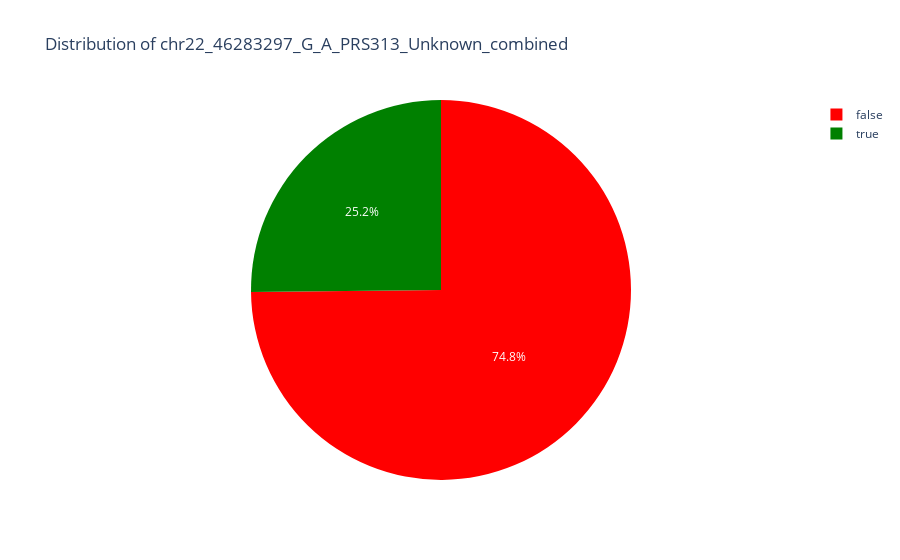
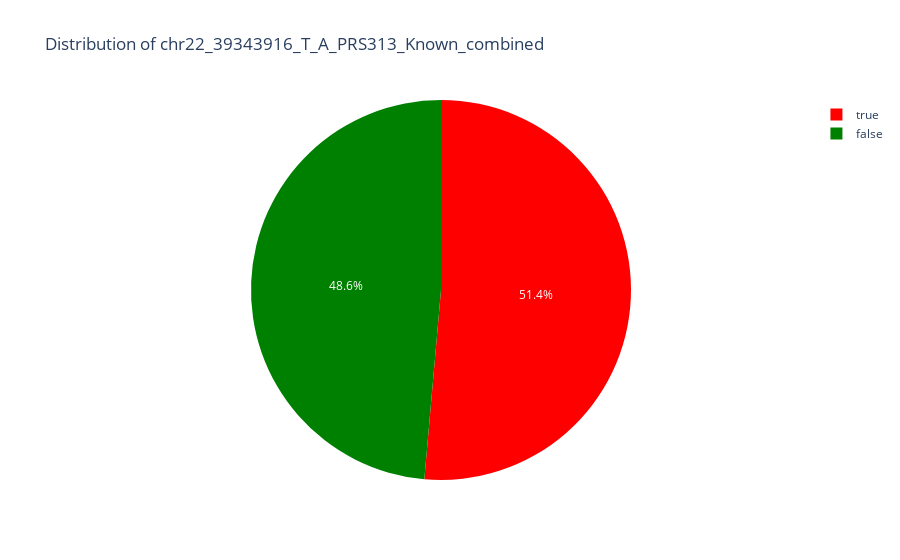
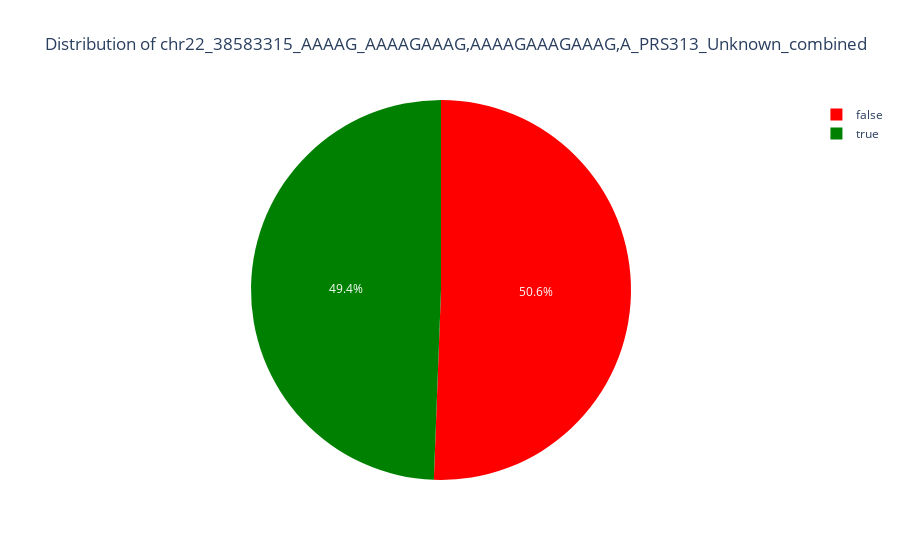
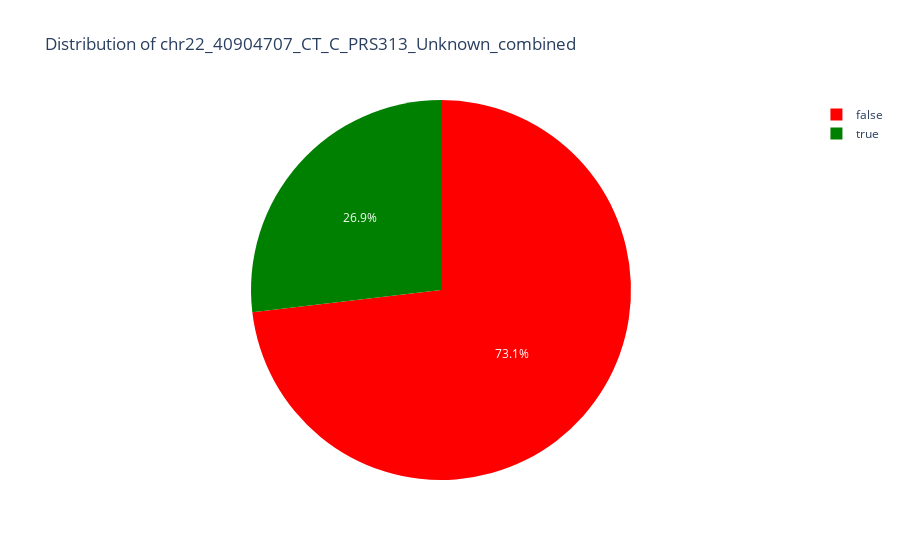

Notebook cell for these charts, in order:
### Code cell
import pandas as pd
import plotly.express as px

# Assuming your modified dataframe is named 'df_phased'
# Melt the dataframe to convert it into a long format
melted_df = pd.melt(df_phased)

# Create an interactive pie chart for each column to visualize the distribution of allele dosages
for column in df_phased.columns:
    # Count the occurrences of each allele dosage value
    value_counts = melted_df[melted_df['variable'] == column]['value'].value_counts()
    
    # Create a dataframe for the pie chart
    pie_data = pd.DataFrame({'Allele Dosage': value_counts.index, 'Count': value_counts.values})
    
    # Create the interactive pie chart with consistent colors
    fig = px.pie(pie_data, values='Count', names='Allele Dosage', title=f'Distribution of {column}',
                 color='Allele Dosage', color_discrete_sequence=['red', 'green'])
    
    # Display the pie chart
    fig.show()

### Figure 1 — Plotly figure (JSON) as saved in the notebook; plotly's stock layout.template omitted (floating-point values rounded to 4 significant figures)
{"data": [{"customdata": [[false], [true]], "domain": {"x": [0, 1], "y": [0, 1]}, "hovertemplate": "Allele Dosage=%{customdata[0]}<br>Count=%{value}<extra></extra>", "labels": [false, true], "legendgroup": "", "marker": {"colors": ["red", "green"]}, "name": "", "showlegend": true, "type": "pie", "values": [1874, 630]}], "layout": {"legend": {"tracegroupgap": 0}, "piecolorway": ["red", "green"], "title": {"text": "Distribution of chr22_46283297_G_A_PRS313_Unknown_combined"}}}

### Figure 2 — Plotly figure (JSON) as saved in the notebook; plotly's stock layout.template omitted (floating-point values rounded to 4 significant figures)
{"data": [{"customdata": [[true], [false]], "domain": {"x": [0, 1], "y": [0, 1]}, "hovertemplate": "Allele Dosage=%{customdata[0]}<br>Count=%{value}<extra></extra>", "labels": [true, false], "legendgroup": "", "marker": {"colors": ["red", "green"]}, "name": "", "showlegend": true, "type": "pie", "values": [1287, 1217]}], "layout": {"legend": {"tracegroupgap": 0}, "piecolorway": ["red", "green"], "title": {"text": "Distribution of chr22_39343916_T_A_PRS313_Known_combined"}}}

### Figure 3 — Plotly figure (JSON) as saved in the notebook; plotly's stock layout.template omitted (floating-point values rounded to 4 significant figures)
{"data": [{"customdata": [[false], [true]], "domain": {"x": [0, 1], "y": [0, 1]}, "hovertemplate": "Allele Dosage=%{customdata[0]}<br>Count=%{value}<extra></extra>", "labels": [false, true], "legendgroup": "", "marker": {"colors": ["red", "green"]}, "name": "", "showlegend": true, "type": "pie", "values": [1267, 1237]}], "layout": {"legend": {"tracegroupgap": 0}, "piecolorway": ["red", "green"], "title": {"text": "Distribution of chr22_38583315_AAAAG_AAAAGAAAG,AAAAGAAAGAAAG,A_PRS313_Unknown_combined"}}}

### Figure 4 — Plotly figure (JSON) as saved in the notebook; plotly's stock layout.template omitted (floating-point values rounded to 4 significant figures)
{"data": [{"customdata": [[false], [true]], "domain": {"x": [0, 1], "y": [0, 1]}, "hovertemplate": "Allele Dosage=%{customdata[0]}<br>Count=%{value}<extra></extra>", "labels": [false, true], "legendgroup": "", "marker": {"colors": ["red", "green"]}, "name": "", "showlegend": true, "type": "pie", "values": [1831, 673]}], "layout": {"legend": {"tracegroupgap": 0}, "piecolorway": ["red", "green"], "title": {"text": "Distribution of chr22_40904707_CT_C_PRS313_Unknown_combined"}}}
